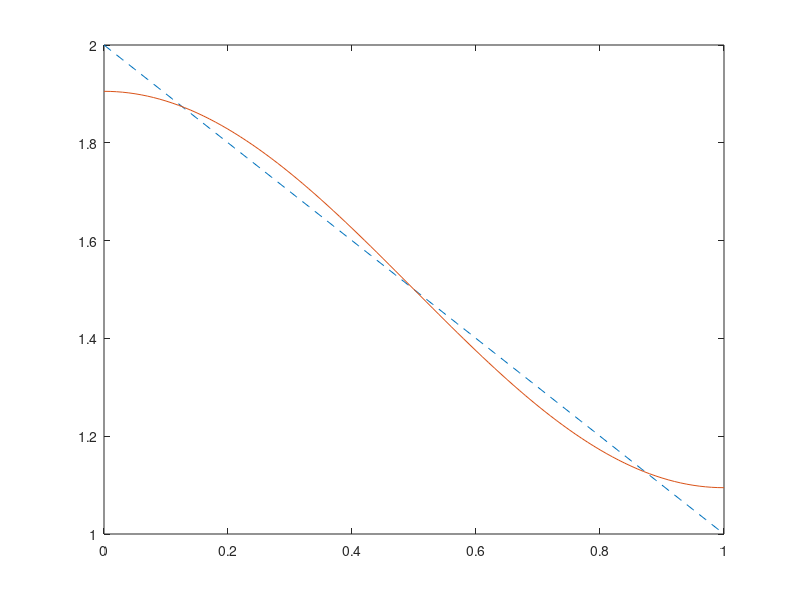

Here is the MATLAB script that generated this plot: (Note: this script raises an error after producing the figure.)
%%%%%%%%%%%%%%%%%%%%%%%%%%%%%%%%%%%%%%%%%
%% Fourier cosine series
%
% Visualize approximations of a given function
% using Fourier cosine series
%
%
% Author: Matthew S. Mizuhara
% E-mail: mizuharm@tcnj.edu
% Institution: The College of New Jersey
% Date Created: October 2020
%
%
%
%
%%%%%%%%%%%%%%%%%%%%%%%%%%%%%%%%%%%%%%%%%

%%%%%%%%%%%%%%%%%%%%%%%%%%%%%%%%%%%
%% Function to represent
%%%%%%%%%%%%%%%%%%%%%%%%%%%%%%%%%%%

    f = @(x) 2-x;
    
%%%%%%%%%%%%%%%%%%%%%%%%%%%%%%%%%%%
%% Interval 
%%%%%%%%%%%%%%%%%%%%%%%%%%%%%%%%%%%

    LHS = 0;
    RHS = 1;
    
    L = (RHS - LHS);
    
%%%%%%%%%%%%%%%%%%%%%%%%%%%%%%%%%%%
%% Number of terms
%%%%%%%%%%%%%%%%%%%%%%%%%%%%%%%%%%%

    N = 100;
    
    a = zeros(N,1);
    
%%%%%%%%%%%%%%%%%%%%%%%%%%%%%%%%%%%
%% Coefficients
%%%%%%%%%%%%%%%%%%%%%%%%%%%%%%%%%%%

    a0 = 1/(L)*integral(f,LHS,RHS);
    
    for i = 1:N
        g = @(x) f(x).*cos(i*pi/L*x);
        a(i) = 2/L*integral(g,LHS,RHS);
    end

%%%%%%%%%%%%%%%%%%%%%%%%%%%%%%%%%%%%
%% Series representation
%%%%%%%%%%%%%%%%%%%%%%%%%%%%%%%%%%%%

    %Target
    x = LHS:.01:RHS;
    y = f(x);
    
    %Series approximations
    u = a0;
    
    for i = 1:N
        i_string = num2str(i);
        u = u+a(i)*cos(i*pi/L*x);
        plot(x,y,'--',x,u,'-')
        fig = gca;
        fig.FontSize = 16;    
        title_str = strcat(i_string,'th Fourier approximation');
        title(title_str)
        pause(.1)
    end
    
%%%%%%%%%%%%%%%%%%%%%%%%%%%%%%%%%%%%
%% Extension of representation
%%%%%%%%%%%%%%%%%%%%%%%%%%%%%%%%%%%%

    figure(2)
    %Target
    x = -2*RHS:.01:2*RHS;
    y = f(x);
    
    %Series approximations
    u = a0;
    
    for i = 1:N
        i_string = num2str(i);
        u = u+a(i)*cos(i*pi/L*x);
        plot(x,y,'--',x,u,'-')
        fig = gca;
        fig.FontSize = 16;    
        title_str = strcat(i_string,'th Fourier approximation');
        title(title_str)
        pause(.1)
    end